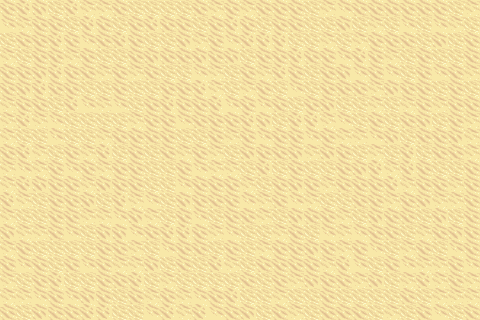

Rendered tile map (Tiled .tmx) drawn with the repository's tilesets; below, a short description and the full map source, tile grids included:
An orthogonal 30x20 tile map with 16x16 px tiles, 1 tile layer (ground) and 1 object (obstacletest).

<map version="1.10" tiledversion="1.11.0" orientation="orthogonal" renderorder="right-down" width="30" height="20" tilewidth="16" tileheight="16" infinite="0" nextlayerid="3" nextobjectid="2">
 <tileset firstgid="1" source="../Tilesets/full.tsx" />
 <layer id="1" name="ground" width="30" height="20">
  <data encoding="csv">
9,12,103,196,12,193,194,10,196,104,196,195,10,194,101,194,102,9,102,195,194,11,102,102,10,102,101,101,195,194,
11,194,102,9,104,12,101,195,102,12,102,101,196,101,12,102,196,102,102,196,104,103,196,193,196,11,195,11,194,104,
195,9,102,12,102,11,9,12,10,195,196,103,193,101,11,12,12,12,104,104,194,196,193,101,10,101,195,103,195,9,
194,196,10,10,193,101,195,195,102,103,10,101,103,9,103,195,9,102,12,10,101,11,12,9,193,104,101,196,196,101,
9,9,103,12,102,10,193,102,194,102,195,195,11,193,195,9,193,12,102,196,10,103,11,101,11,196,101,11,102,194,
102,103,12,10,9,195,104,102,195,196,102,9,12,194,195,194,101,104,11,196,102,10,102,194,103,101,102,196,101,104,
193,9,9,195,12,11,194,11,104,101,12,102,102,12,11,101,11,10,195,10,103,196,104,193,104,194,102,194,10,101,
194,12,194,11,104,104,195,196,193,101,102,11,102,9,102,12,103,196,12,12,193,11,195,9,104,10,103,196,102,193,
194,196,195,11,195,104,193,10,9,102,102,196,195,10,193,10,11,10,9,11,101,194,193,11,103,104,9,10,103,194,
101,12,193,195,101,193,12,104,9,196,9,193,10,193,195,103,101,9,103,194,103,102,196,194,195,12,104,101,102,194,
193,11,194,9,11,10,193,102,10,196,196,102,11,194,193,104,12,196,101,196,196,102,103,12,194,12,101,195,195,9,
194,12,103,101,102,193,103,10,9,104,195,11,9,102,10,194,196,102,103,10,194,9,10,101,12,193,101,102,194,101,
12,194,195,102,9,103,195,12,193,11,195,103,102,101,9,11,194,10,11,193,196,104,101,102,193,102,103,194,194,9,
194,195,104,9,102,194,194,11,103,194,104,101,11,196,102,9,194,104,103,102,101,193,196,103,101,10,196,103,196,9,
103,194,193,102,11,104,103,103,11,10,12,12,101,193,11,195,196,193,102,196,11,194,11,101,101,195,193,102,103,101,
194,101,195,195,195,195,102,101,194,196,11,10,9,104,101,104,193,102,102,103,10,193,101,11,195,194,9,196,11,10,
102,11,101,104,101,11,101,193,194,103,196,102,195,12,194,196,10,9,101,102,193,12,11,104,9,11,193,194,102,11,
194,104,10,12,104,104,101,9,12,196,193,196,104,196,104,9,195,102,194,103,102,102,193,103,104,193,12,194,10,193,
193,193,11,10,11,103,10,104,9,194,10,193,11,10,12,195,195,194,195,196,9,104,196,196,104,10,195,193,194,193,
9,195,103,10,9,12,12,104,104,11,12,194,12,11,9,103,196,10,194,104,10,101,101,196,193,104,10,11,104,9
</data>
 </layer>
 <objectgroup id="2" name="obstacles">
  <object id="1" name="obstacletest" x="143.88" y="77.9549" width="201.624" height="46.1955" />
 </objectgroup>
</map>
